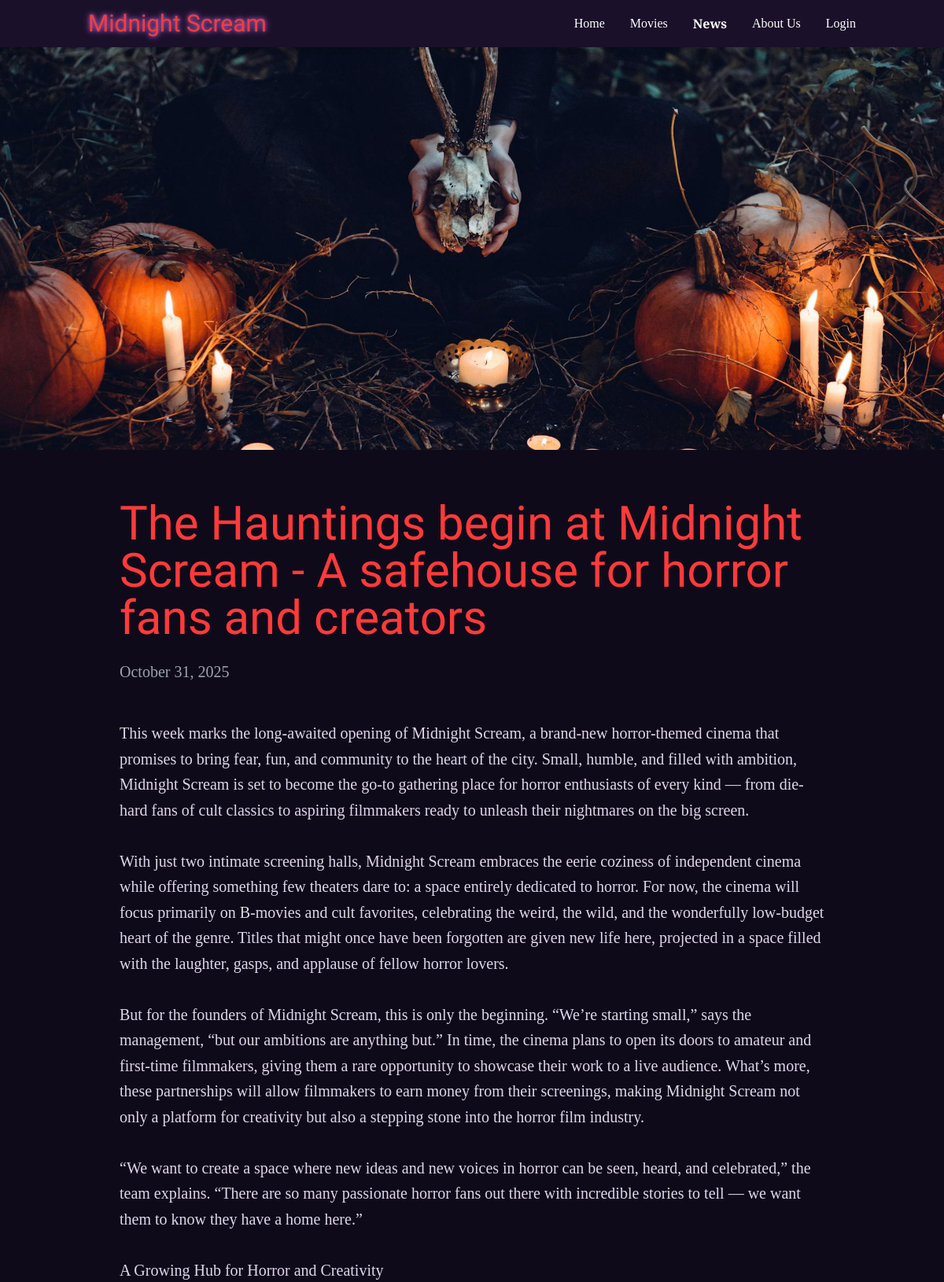
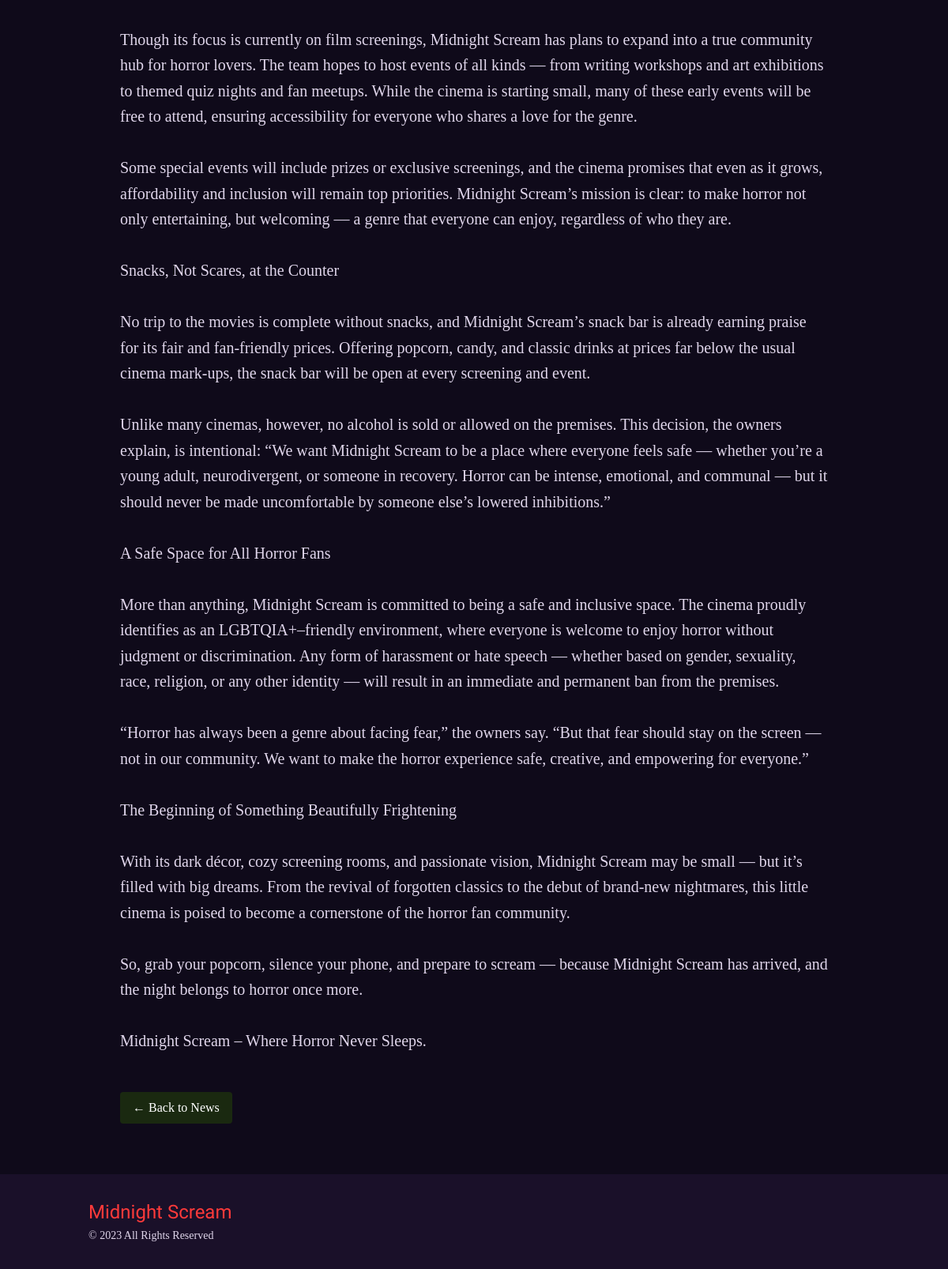
/article.php?id=7, run on the app's committed database (2 pictures, top to bottom).
### tables this page shows
CREATE TABLE News(
    news_id INT NOT NULL AUTO_INCREMENT PRIMARY KEY,
    release_date DATE NOT NULL,
    title VARCHAR(200) NOT NULL,
    content TEXT NOT NULL,
    banner_img VARCHAR(255) NOT NULL
);

### classes/UserSessionHandler.php (called while the page is built, shortened)
<?php
class UserSessionHandler
{
    public function logged_in()
    {
        return isset($_SESSION['user_id']);
    }
}

### classes/DatabaseCon.php (called while the page is built, shortened)
<?php
class DatabaseCon {
    private $user = "Rguldborg";
    private $pass = "123456";
    private $host = "mysql:host=localhost;dbname=CinemaDB";
    public function __construct()
    {
        $user = $this ->user;
        $pass = $this ->pass;
        $host = $this ->host;
        try
        {
            $this -> databaseCon = new PDO($host, $user, $pass);
            return $this -> databaseCon;
        }
        catch (PDOException $error)
        {
            echo "Encountered an error: ". $error->getMessage() . "<br/>";
            die();
        }
    }
}

### classes/NewsDisplay.php (called while the page is built, shortened)
<?php
class NewsDisplay
{
    private $conn;
    public function __construct()
    {
        $db = new DatabaseCon();
        $this->conn = $db->databaseCon;
    }
    public function getNewsById($id)
    {
        $sql = "SELECT * FROM News WHERE news_id = :id";
        $stmt = $this->conn->prepare($sql);
        $stmt->bindParam(":id", $id, PDO::PARAM_INT);
        $stmt->execute();
        return $stmt->fetch(PDO::FETCH_ASSOC);
    }
}

### article.php (the view, shortened to what this page needs)
<?php
$session = new UserSessionHandler();
$isLoggedIn = $session->logged_in();
$newsDisplay = new NewsDisplay();
$article = $newsDisplay->getNewsById($_GET['id']);
$img = $article['banner_img'];
if (empty($img)) {
    $bannerPath = "images/news/placeholder.jpg";
} elseif (preg_match('/^https?:\/\//', $img)) {
    $bannerPath = $img;
} else {
    $bannerPath = "images/news/" . ltrim($img, "/");
}
$formattedDate = date("F j, Y", strtotime($article['release_date']));
?>
<!DOCTYPE html>
<html lang="en">
<head>
    <script src="https://cdn.tailwindcss.com"></script>
</head>
<body class="min-h-screen">
<nav class="purple-dark sticky top-0 z-50 shadow-lg">
    <div class="container mx-auto px-6 py-3">
        <div class="flex items-center justify-between">
            <a href="index.php" class="horror-font text-3xl blood-red glow">Midnight Scream</a>
            <div class="hidden md:flex items-center space-x-8">
                <a href="index.php" class="text-white hover:text-purple-300">Home</a>
                <a href="movies.php" class="text-white hover:text-purple-300">Movies</a>
                <a href="news.php" class="text-white font-bold">News</a>
                <a href="about.php" class="text-white hover:text-purple-300">About Us</a>
                <?php if ($isLoggedIn): ?>
                    <a href="profile.php" class="text-white hover:text-purple-300">Profile</a>
                <?php else: ?>
                    <a href="login.php" class="text-white hover:text-purple-300">Login</a>
                <?php endif; ?>
            </div>
        </div>
    </div>
</nav>
<section class="py-0">
    <div class="w-full h-[32rem] bg-cover bg-center"
         style="background-image: url('<?= htmlspecialchars($bannerPath) ?>');">
    </div>
    <div class="container mx-auto px-8 lg:px-16 max-w-5xl py-16">
        <h1 class="horror-font text-5xl md:text-6xl blood-red mb-6">
            <?= htmlspecialchars($article['title']) ?>
        </h1>
        <p class="text-gray-400 mb-12 text-xl">
            <?= $formattedDate ?>
        </p>
        <div class="prose max-w-none text-xl leading-relaxed">
            <?= nl2br(htmlspecialchars($article['content'])) ?>
        </div>
        <div class="mt-12">
            <a href="news.php"
               class="inline-block moss-green hover:bg-green-900 text-white py-2 px-4 rounded transition duration-300">
                ← Back to News
            </a>
        </div>
    </div>
</section>
<footer class="purple-dark py-8">
    <div class="container mx-auto px-6 text-center md:text-left">
        <span class="horror-font text-2xl blood-red">Midnight Scream</span>
        <p class="text-sm mt-1">© 2023 All Rights Reserved</p>
    </div>
</footer>
</body>
</html>

### article.php (style rules this page uses)
body { font-family: 'EB Garamond', serif; background-color: #0f0a1a; color: #e0d6eb; }
.horror-font { font-family: 'Creepster', cursive; }
.purple-dark { background-color: #1a1029; }
.moss-green { background-color: #1a2910; }
.blood-red { color: #ff3a3a; }
.glow { text-shadow: 0 0 5px #9b59b6, 0 0 10px #9b59b6; }

### data on the page
news: banner_img (picture), title "The Hauntings begin at Midnight Scream - A safehouse for horror fans and creators", release_date "October 31, 2025", content "This week marks the long-awaited opening of Midnight Scream, a brand-new horror-themed cinema that promises to bring fear, fun, and community to the heart of the city. Small, humble, and filled with ambition, Midnight Scream is set to become the go-to gathering place for horror enthusiasts of every kind — from die-hard fans of cult classics to aspiring filmmakers ready to unleash their nightmares on the big screen. With just two intimate screening halls, Midnight Scream embraces the eerie coziness of independent cinema while offering something few theaters dare to: a space entirely dedicated to horror. For now, the cinema will focus primarily on B-movies and cult favorites, celebrating the…"
